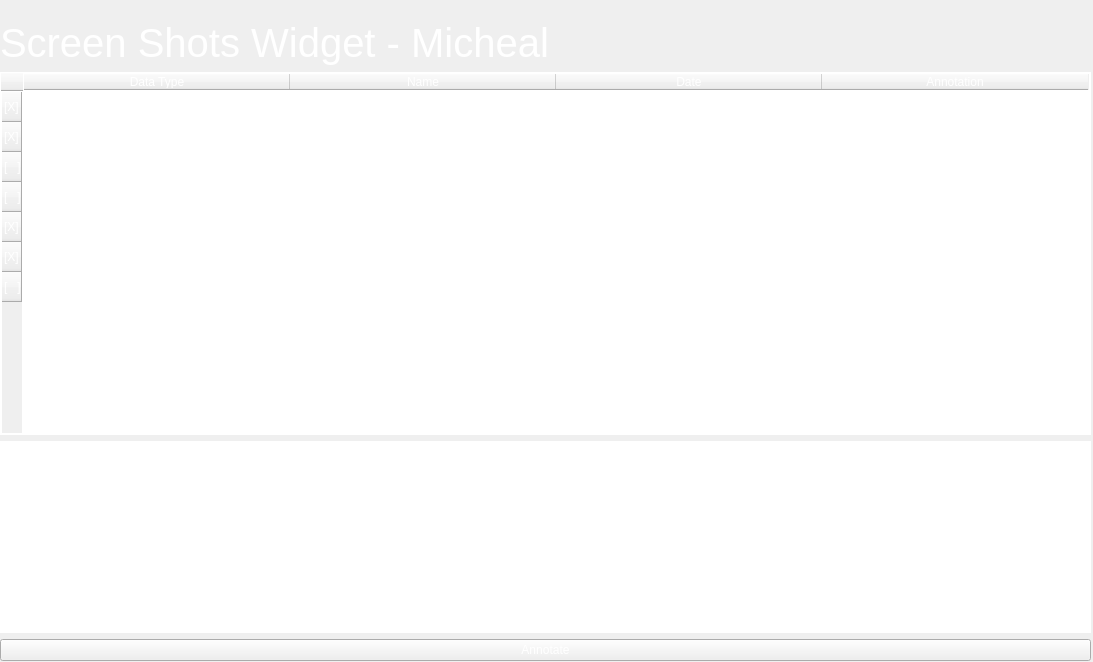
<?xml version="1.0" encoding="UTF-8"?>
<ui version="4.0">
 <class>Form</class>
 <widget class="QWidget" name="Form">
  <property name="geometry">
   <rect>
    <x>0</x>
    <y>0</y>
    <width>1093</width>
    <height>662</height>
   </rect>
  </property>
  <property name="windowTitle">
   <string>Form</string>
  </property>
  <widget class="QWidget" name="gridLayoutWidget">
   <property name="geometry">
    <rect>
     <x>0</x>
     <y>20</y>
     <width>1091</width>
     <height>641</height>
    </rect>
   </property>
   <layout class="QGridLayout" name="gridLayout_2">
    <item row="1" column="1">
     <layout class="QHBoxLayout" name="horizontalLayout_2">
      <item>
       <widget class="QLabel" name="label">
        <property name="font">
         <font>
          <pointsize>30</pointsize>
         </font>
        </property>
        <property name="styleSheet">
         <string notr="true">color: white;</string>
        </property>
        <property name="text">
         <string>Screen Shots Widget - Micheal</string>
        </property>
       </widget>
      </item>
     </layout>
    </item>
    <item row="4" column="1">
     <widget class="QTextEdit" name="Text_Edit">
      <property name="styleSheet">
       <string notr="true">border: 1px solid white;
color: white;</string>
      </property>
      <property name="html">
       <string>&lt;!DOCTYPE HTML PUBLIC &quot;-//W3C//DTD HTML 4.0//EN&quot; &quot;http://www.w3.org/TR/REC-html40/strict.dtd&quot;&gt;
&lt;html&gt;&lt;head&gt;&lt;meta name=&quot;qrichtext&quot; content=&quot;1&quot; /&gt;&lt;style type=&quot;text/css&quot;&gt;
p, li { white-space: pre-wrap; }
&lt;/style&gt;&lt;/head&gt;&lt;body style=&quot; font-family:'Cantarell'; font-size:11pt; font-weight:400; font-style:normal;&quot;&gt;
&lt;p style=&quot; margin-top:0px; margin-bottom:0px; margin-left:0px; margin-right:0px; -qt-block-indent:0; text-indent:0px;&quot;&gt;Captured Last Week&lt;/p&gt;&lt;/body&gt;&lt;/html&gt;</string>
      </property>
     </widget>
    </item>
    <item row="3" column="1">
     <widget class="QTableWidget" name="Table_Widget">
      <property name="sizePolicy">
       <sizepolicy hsizetype="Expanding" vsizetype="Expanding">
        <horstretch>35</horstretch>
        <verstretch>21</verstretch>
       </sizepolicy>
      </property>
      <property name="font">
       <font/>
      </property>
      <property name="tabletTracking">
       <bool>false</bool>
      </property>
      <property name="focusPolicy">
       <enum>Qt::WheelFocus</enum>
      </property>
      <property name="styleSheet">
       <string notr="true">gridline-color: white;
color: white;
border: 1px solid white;</string>
      </property>
      <property name="showGrid">
       <bool>true</bool>
      </property>
      <property name="sortingEnabled">
       <bool>false</bool>
      </property>
      <property name="wordWrap">
       <bool>true</bool>
      </property>
      <property name="cornerButtonEnabled">
       <bool>true</bool>
      </property>
      <property name="rowCount">
       <number>7</number>
      </property>
      <attribute name="horizontalHeaderVisible">
       <bool>true</bool>
      </attribute>
      <attribute name="horizontalHeaderCascadingSectionResizes">
       <bool>true</bool>
      </attribute>
      <attribute name="horizontalHeaderMinimumSectionSize">
       <number>36</number>
      </attribute>
      <attribute name="horizontalHeaderDefaultSectionSize">
       <number>266</number>
      </attribute>
      <attribute name="verticalHeaderMinimumSectionSize">
       <number>17</number>
      </attribute>
      <attribute name="verticalHeaderDefaultSectionSize">
       <number>30</number>
      </attribute>
      <row>
       <property name="text">
        <string>[X]</string>
       </property>
      </row>
      <row>
       <property name="text">
        <string>[X]</string>
       </property>
      </row>
      <row>
       <property name="text">
        <string>[   ]</string>
       </property>
      </row>
      <row>
       <property name="text">
        <string>[   ]</string>
       </property>
      </row>
      <row>
       <property name="text">
        <string>[X]</string>
       </property>
      </row>
      <row>
       <property name="text">
        <string>[X]</string>
       </property>
      </row>
      <row>
       <property name="text">
        <string>[   ]</string>
       </property>
      </row>
      <column>
       <property name="text">
        <string>Data Type</string>
       </property>
      </column>
      <column>
       <property name="text">
        <string>Name</string>
       </property>
      </column>
      <column>
       <property name="text">
        <string>Date</string>
       </property>
      </column>
      <column>
       <property name="text">
        <string>Annotation</string>
       </property>
      </column>
      <item row="0" column="0">
       <property name="text">
        <string>Keystroke</string>
       </property>
      </item>
      <item row="0" column="1">
       <property name="text">
        <string>keys_01.pdf</string>
       </property>
      </item>
      <item row="0" column="2">
       <property name="text">
        <string>03/18/2021</string>
       </property>
      </item>
      <item row="0" column="3">
       <property name="text">
        <string>IMPORTANT</string>
       </property>
      </item>
      <item row="1" column="0">
       <property name="text">
        <string>PCAP</string>
       </property>
      </item>
      <item row="1" column="1">
       <property name="text">
        <string>first-capture.pcapng</string>
       </property>
      </item>
      <item row="1" column="2">
       <property name="text">
        <string>03/17/2021</string>
       </property>
      </item>
      <item row="1" column="3">
       <property name="text">
        <string/>
       </property>
      </item>
      <item row="2" column="0">
       <property name="text">
        <string>PNG</string>
       </property>
      </item>
      <item row="2" column="1">
       <property name="text">
        <string>IMAGE_001.png</string>
       </property>
      </item>
      <item row="2" column="2">
       <property name="text">
        <string>03/13/2021</string>
       </property>
      </item>
      <item row="2" column="3">
       <property name="text">
        <string/>
       </property>
      </item>
      <item row="3" column="0">
       <property name="text">
        <string>PCAP</string>
       </property>
      </item>
      <item row="3" column="1">
       <property name="text">
        <string>second-capture.pcapng</string>
       </property>
      </item>
      <item row="3" column="2">
       <property name="text">
        <string>03/19/2021</string>
       </property>
      </item>
      <item row="3" column="3">
       <property name="text">
        <string/>
       </property>
      </item>
      <item row="4" column="0">
       <property name="text">
        <string>MP4</string>
       </property>
      </item>
      <item row="4" column="1">
       <property name="text">
        <string>VID_05576_03192021.MP4</string>
       </property>
      </item>
      <item row="4" column="2">
       <property name="text">
        <string>03/18/2021</string>
       </property>
      </item>
      <item row="4" column="3">
       <property name="text">
        <string>Captured last week</string>
       </property>
      </item>
      <item row="5" column="0">
       <property name="text">
        <string>Keystrokes</string>
       </property>
      </item>
      <item row="5" column="1">
       <property name="text">
        <string>keys_02.pdf</string>
       </property>
      </item>
      <item row="5" column="2">
       <property name="text">
        <string>03/19/2021</string>
       </property>
      </item>
      <item row="5" column="3">
       <property name="text">
        <string>Add to report</string>
       </property>
      </item>
      <item row="6" column="0">
       <property name="text">
        <string>PNG</string>
       </property>
      </item>
      <item row="6" column="1">
       <property name="text">
        <string>IMAGE_002.png</string>
       </property>
      </item>
      <item row="6" column="2">
       <property name="text">
        <string>03/21/2021</string>
       </property>
      </item>
     </widget>
    </item>
    <item row="5" column="1">
     <widget class="QPushButton" name="pushButton">
      <property name="styleSheet">
       <string notr="true">color: white;l</string>
      </property>
      <property name="text">
       <string>Annotate</string>
      </property>
     </widget>
    </item>
   </layout>
  </widget>
 </widget>
 <resources/>
 <connections/>
</ui>
